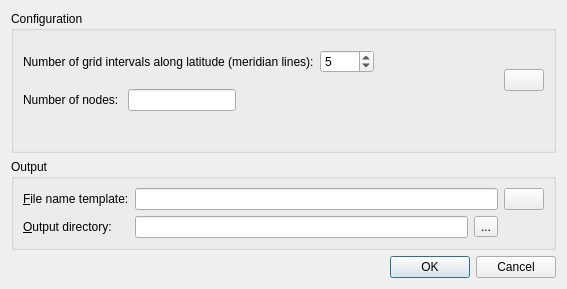
<?xml version="1.0" encoding="UTF-8"?>
<ui version="4.0">
 <class>GenerateVelocityDomainLatLonDialog</class>
 <widget class="QDialog" name="GenerateVelocityDomainLatLonDialog">
  <property name="windowModality">
   <enum>Qt::NonModal</enum>
  </property>
  <property name="enabled">
   <bool>true</bool>
  </property>
  <property name="geometry">
   <rect>
    <x>0</x>
    <y>0</y>
    <width>567</width>
    <height>289</height>
   </rect>
  </property>
  <property name="windowTitle">
   <string>Generate Latitude/Longitude Velocity Domain Points</string>
  </property>
  <property name="windowIcon">
   <iconset resource="../qt-resources/qt_widgets.qrc">
    <normaloff>:/gnome_run_22.png</normaloff>:/gnome_run_22.png</iconset>
  </property>
  <layout class="QVBoxLayout" name="verticalLayout_4">
   <item>
    <widget class="QGroupBox" name="config_group_box">
     <property name="title">
      <string>Configuration</string>
     </property>
     <layout class="QGridLayout" name="gridLayout">
      <item row="0" column="0">
       <layout class="QVBoxLayout" name="verticalLayout_2">
        <item>
         <layout class="QHBoxLayout" name="lattitude_grid_intervals_layout">
          <item>
           <widget class="QLabel" name="lattitude_grid_intervals_label">
            <property name="text">
             <string>Number of grid intervals along latitude (meridian lines):</string>
            </property>
            <property name="buddy">
             <cstring>lattitude_grid_intervals_spinbox</cstring>
            </property>
           </widget>
          </item>
          <item>
           <widget class="QSpinBox" name="lattitude_grid_intervals_spinbox">
            <property name="readOnly">
             <bool>false</bool>
            </property>
            <property name="minimum">
             <number>2</number>
            </property>
            <property name="maximum">
             <number>2048</number>
            </property>
            <property name="singleStep">
             <number>1</number>
            </property>
            <property name="value">
             <number>5</number>
            </property>
           </widget>
          </item>
          <item>
           <spacer name="horizontalSpacer_3">
            <property name="orientation">
             <enum>Qt::Horizontal</enum>
            </property>
            <property name="sizeHint" stdset="0">
             <size>
              <width>40</width>
              <height>20</height>
             </size>
            </property>
           </spacer>
          </item>
         </layout>
        </item>
        <item>
         <layout class="QHBoxLayout" name="num_nodes_layout">
          <item>
           <widget class="QLabel" name="num_processors_label">
            <property name="text">
             <string>Number of nodes: </string>
            </property>
           </widget>
          </item>
          <item>
           <widget class="QLineEdit" name="num_nodes_line_edit">
            <property name="sizePolicy">
             <sizepolicy hsizetype="Preferred" vsizetype="Fixed">
              <horstretch>0</horstretch>
              <verstretch>0</verstretch>
             </sizepolicy>
            </property>
            <property name="readOnly">
             <bool>true</bool>
            </property>
           </widget>
          </item>
          <item>
           <spacer name="horizontalSpacer_4">
            <property name="orientation">
             <enum>Qt::Horizontal</enum>
            </property>
            <property name="sizeHint" stdset="0">
             <size>
              <width>40</width>
              <height>20</height>
             </size>
            </property>
           </spacer>
          </item>
         </layout>
        </item>
       </layout>
      </item>
      <item row="0" column="1">
       <layout class="QVBoxLayout" name="verticalLayout_3">
        <item>
         <spacer name="verticalSpacer_3">
          <property name="orientation">
           <enum>Qt::Vertical</enum>
          </property>
          <property name="sizeHint" stdset="0">
           <size>
            <width>20</width>
            <height>40</height>
           </size>
          </property>
         </spacer>
        </item>
        <item>
         <widget class="QPushButton" name="pushButton_info_configuration">
          <property name="toolTip">
           <string>More information</string>
          </property>
          <property name="text">
           <string/>
          </property>
          <property name="icon">
           <iconset resource="../qt-resources/qt_widgets.qrc">
            <normaloff>:/human_gtk_about_16.png</normaloff>:/human_gtk_about_16.png</iconset>
          </property>
         </widget>
        </item>
        <item>
         <spacer name="verticalSpacer_2">
          <property name="orientation">
           <enum>Qt::Vertical</enum>
          </property>
          <property name="sizeHint" stdset="0">
           <size>
            <width>20</width>
            <height>40</height>
           </size>
          </property>
         </spacer>
        </item>
       </layout>
      </item>
      <item row="1" column="0">
       <spacer name="verticalSpacer_4">
        <property name="orientation">
         <enum>Qt::Vertical</enum>
        </property>
        <property name="sizeHint" stdset="0">
         <size>
          <width>20</width>
          <height>40</height>
         </size>
        </property>
       </spacer>
      </item>
      <item row="1" column="1">
       <spacer name="verticalSpacer_5">
        <property name="orientation">
         <enum>Qt::Vertical</enum>
        </property>
        <property name="sizeHint" stdset="0">
         <size>
          <width>20</width>
          <height>40</height>
         </size>
        </property>
       </spacer>
      </item>
     </layout>
    </widget>
   </item>
   <item>
    <widget class="QGroupBox" name="groupBox_3">
     <property name="title">
      <string>Output</string>
     </property>
     <layout class="QHBoxLayout" name="horizontalLayout_2">
      <item>
       <layout class="QFormLayout" name="formLayout">
        <property name="fieldGrowthPolicy">
         <enum>QFormLayout::ExpandingFieldsGrow</enum>
        </property>
        <item row="0" column="0">
         <widget class="QLabel" name="label_3">
          <property name="text">
           <string>&amp;File name template:</string>
          </property>
          <property name="buddy">
           <cstring>lineEdit_file_name_template</cstring>
          </property>
         </widget>
        </item>
        <item row="0" column="1">
         <widget class="QLineEdit" name="lineEdit_file_name_template"/>
        </item>
        <item row="1" column="0">
         <widget class="QLabel" name="label_4">
          <property name="text">
           <string>&amp;Output directory:</string>
          </property>
          <property name="buddy">
           <cstring>lineEdit_path</cstring>
          </property>
         </widget>
        </item>
        <item row="1" column="1">
         <layout class="QHBoxLayout" name="horizontalLayout">
          <item>
           <widget class="QLineEdit" name="lineEdit_path"/>
          </item>
          <item>
           <widget class="QToolButton" name="button_path">
            <property name="toolTip">
             <string>Choose output directory</string>
            </property>
            <property name="text">
             <string>...</string>
            </property>
           </widget>
          </item>
         </layout>
        </item>
       </layout>
      </item>
      <item>
       <layout class="QVBoxLayout" name="verticalLayout">
        <item>
         <widget class="QPushButton" name="pushButton_info_output">
          <property name="toolTip">
           <string>More information</string>
          </property>
          <property name="text">
           <string/>
          </property>
          <property name="icon">
           <iconset resource="../qt-resources/qt_widgets.qrc">
            <normaloff>:/human_gtk_about_16.png</normaloff>:/human_gtk_about_16.png</iconset>
          </property>
         </widget>
        </item>
        <item>
         <widget class="QWidget" name="widget_3" native="true"/>
        </item>
       </layout>
      </item>
     </layout>
    </widget>
   </item>
   <item>
    <spacer name="verticalSpacer">
     <property name="orientation">
      <enum>Qt::Vertical</enum>
     </property>
     <property name="sizeHint" stdset="0">
      <size>
       <width>20</width>
       <height>0</height>
      </size>
     </property>
    </spacer>
   </item>
   <item>
    <widget class="QDialogButtonBox" name="main_buttonbox">
     <property name="standardButtons">
      <set>QDialogButtonBox::Cancel|QDialogButtonBox::Ok</set>
     </property>
    </widget>
   </item>
  </layout>
 </widget>
 <resources>
  <include location="../qt-resources/qt_widgets.qrc"/>
  <include location="../qt-resources/qt_widgets.qrc"/>
 </resources>
 <connections/>
</ui>
